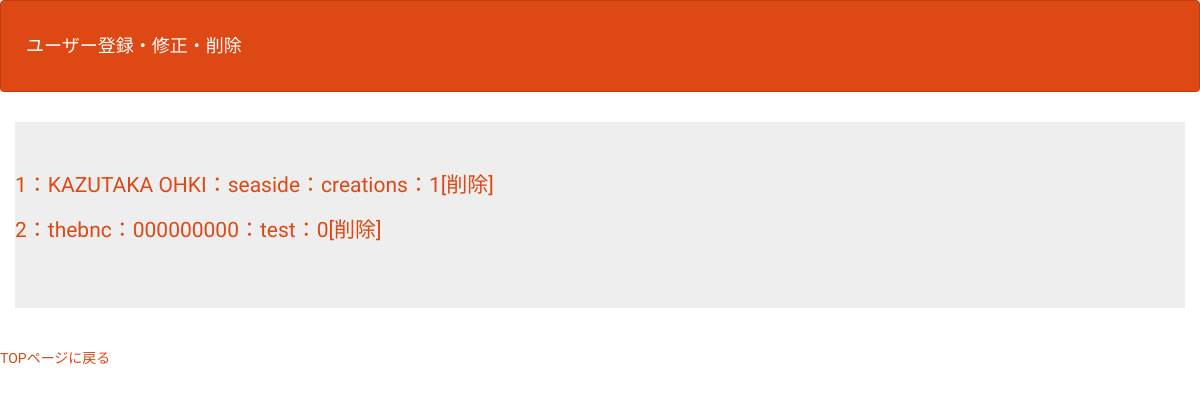
Before: /user_touroku_list.php (signed in) with the older database file.
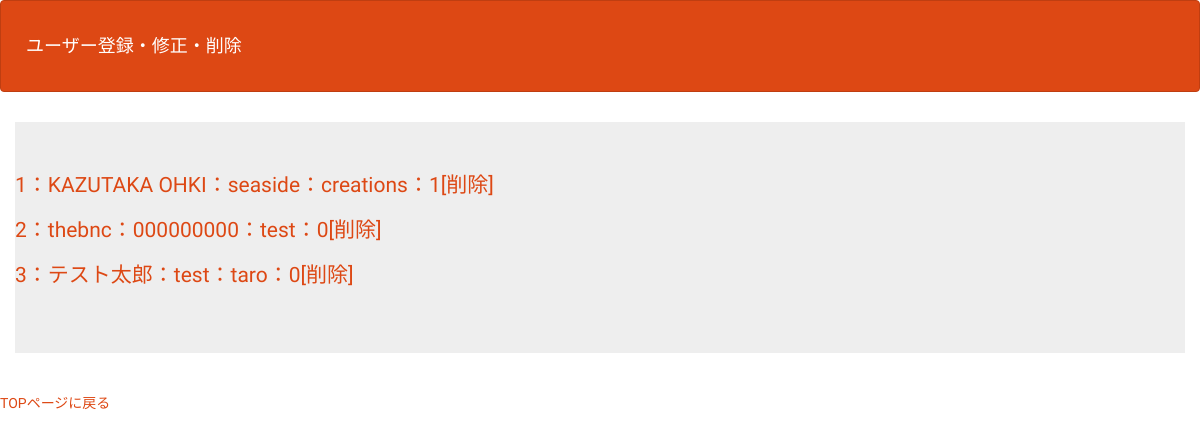
After: the same page with the newer database file.
### tables this page shows
CREATE TABLE `st_user_table` (
  `id` int(12) NOT NULL,
  `username` varchar(64) NOT NULL,
  `lid` varchar(128) NOT NULL,
  `lpw` varchar(64) NOT NULL,
  `kanri_flg` int(2) NOT NULL
);

### user_touroku_list.php (the view, shortened to what this page needs)
<?php
$pdo = db_conn();
$stmt = $pdo->prepare('SELECT * FROM st_user_table');
$status = $stmt->execute();
$view = '';
if ($status === false) {
    sql_error($stmt);
} else {
    while ($result = $stmt->fetch(PDO::FETCH_ASSOC)) {
        $view .= '<p>';
        $view .= '<a href="user_touroku_re.php?id=' . $result['id'] . '">';
        $view .= $result['id'] . '：' . $result['username']. '：' . $result['lid']. '：' . $result['lpw']. '：' . $result['kanri_flg'];
        $view .= '</a>';
        $view .= '<a href="user_delete.php?id=' . $result['id'] . '">';
        $view .= "[削除]";
        $view .= '</a>';
        $view .= '</p>';
    }
}
?>
<!DOCTYPE html>
<html lang="ja">
<head>
    <link rel="stylesheet" href="css/range.css">
    <link href="css/bootstrap.min.css" rel="stylesheet">
</head>
<body id="main">
    <header>
        <nav class="navbar navbar-default">
            <div class="container-fluid">
                <div class="navbar-header">
                    <a class="navbar-brand" href="user_touroku_index.php">ユーザー登録・修正・削除</a>
                </div>
            </div>
        </nav>
    </header>
    <div>
        <div class="container jumbotron">
            <?= $view ?>
        </div>
    </div>
    <a href="index.php">TOPページに戻る</a>
</body>
</html>

### user_touroku_list.php (style rules this page uses)
div { padding: 10px; font-size: 16px; }

Changed rows visible on the page:
added st_user_table: value "3：テスト太郎：test：taro：0 [削除]"
